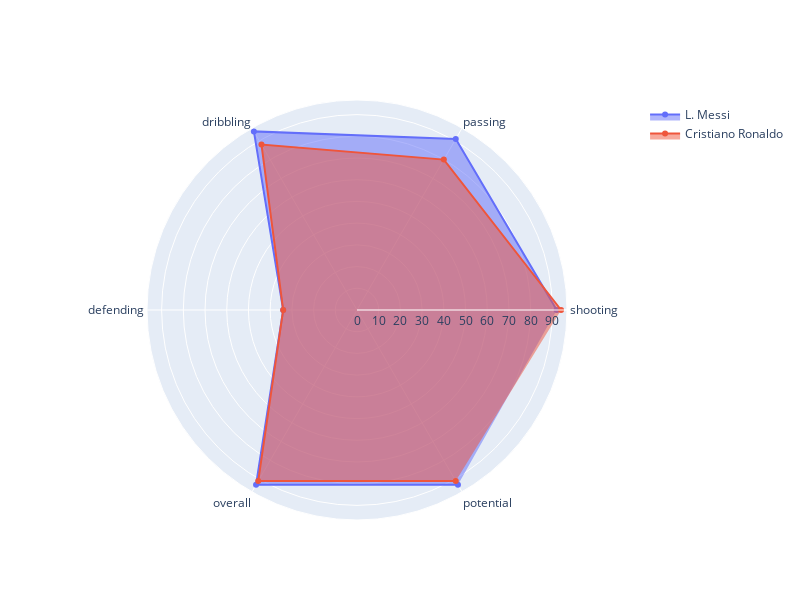

Notebook cell for this chart:
### Code cell
# Definir la función para generar el gráfico comparativo
def generate_graph(player1, player2):
    labels = np.array(
        ["shooting", "passing", "dribbling", "defending", "overall", "potential"]
    )

    players1 = fifa_df1[fifa_df1["short_name"] == player1][labels].values[0]
    players2 = fifa_df1[fifa_df1["short_name"] == player2][labels].values[0]

    fig = go.Figure()

    fig.add_trace(
        go.Scatterpolar(r=players1, theta=labels, fill="toself", name=player1)
    )

    fig.add_trace(
        go.Scatterpolar(r=players2, theta=labels, fill="toself", name=player2)
    )

    fig.update_layout(autosize=False, width=800, height=600)

    fig.show()


# Crear las listas desplegables para seleccionar los jugadores
player1_dropdown = widgets.Dropdown(options=available_players, description="Player 1:")

player2_dropdown = widgets.Dropdown(options=available_players, description="Player 2:")


# Llamar a la función generate_graph al seleccionar jugadores en las listas desplegables
def on_dropdown_change(change):
    player1 = player1_dropdown.value
    player2 = player2_dropdown.value
    generate_graph(player1, player2)


player1_dropdown.observe(on_dropdown_change, "value")
player2_dropdown.observe(on_dropdown_change, "value")

# Mostrar las listas desplegables
display(player1_dropdown, player2_dropdown)

### Figure 1 — Plotly figure (JSON) as saved in the notebook; plotly's stock layout.template omitted (floating-point values rounded to 4 significant figures)
{"data": [{"fill": "toself", "name": "L. Messi", "r": [92, 91, 95, 34, 93, 93], "theta": ["shooting", "passing", "dribbling", "defending", "overall", "potential"], "type": "scatterpolar"}, {"fill": "toself", "name": "Cristiano Ronaldo", "r": [94, 80, 88, 34, 91, 91], "theta": ["shooting", "passing", "dribbling", "defending", "overall", "potential"], "type": "scatterpolar"}], "layout": {"autosize": false, "height": 600, "width": 800}}
